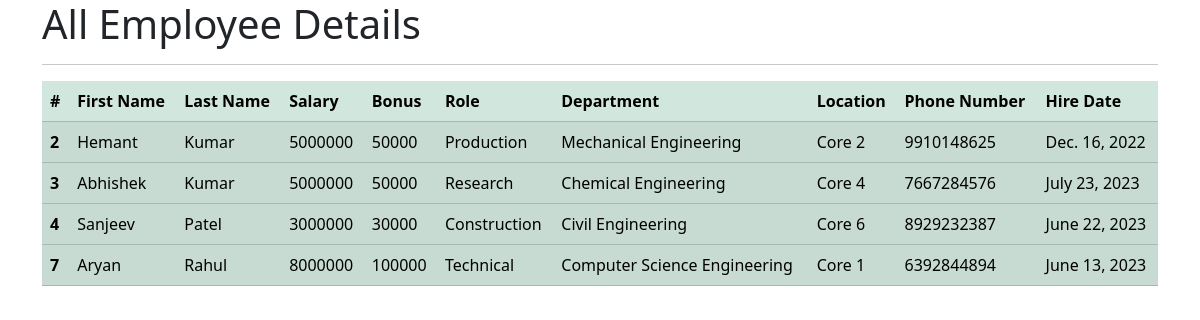
The app's page /all_emp with its own data.
### emp_app/models.py (models this page shows, shortened)
class Employee(models.Model):
    first_name = models.CharField(max_length=100, null=False)
    last_name = models.CharField(max_length=100)
    dept = models.ForeignKey(Department, on_delete=models.CASCADE)
    salary = models.IntegerField(default=0)
    bonus = models.IntegerField(default=0)
    role = models.ForeignKey(Role, on_delete=models.CASCADE)
    phone = models.IntegerField(default=0)
    hire_date = models.DateField()
    def __str__(self):
        return "%s %s %s" %(self.first_name, self.last_name, self.phone)

class Role(models.Model):
    name = models.CharField(max_length=100, null=False)

class Department(models.Model):
    name = models.CharField(max_length=100, null=False)
    location = models.CharField(max_length=100)

### emp_app/views.py (the view)
# urls.py: path('all_emp', views.all_emp, name='all_emp'),
def all_emp(request):
    emps = Employee.objects.all()
    context = {
        'emps': emps
    }
    print(context)
    return render(request, 'all_emp.html', context)

### emp_app/templates/all_emp.html (shortened to what this page needs)
<!DOCTYPE html>
<html lang="en">
<head>
    <link href="https://cdn.jsdelivr.net/npm/bootstrap@5.3.1/dist/css/bootstrap.min.css" rel="stylesheet">
</head>
<body>
    <div class="container">
        <h1>All Employee Details</h1>
        <hr>
        <table class="table table-success table-striped">
          <thead>
            <tr>
              <th scope="col">#</th>
              <th scope="col">First Name</th>
              <th scope="col">Last Name</th>
              <th scope="col">Salary</th>
              <th scope="col">Bonus</th>
              <th scope="col">Role</th>
              <th scope="col">Department</th>
              <th scope="col">Location</th>
              <th scope="col">Phone Number</th>
              <th scope="col">Hire Date</th>
            </tr>
          </thead>
                {% for emp in emps %}
          <tbody>
            <tr>
              <th scope="row">{{emp.id}}</th>
              <td>{{emp.first_name}}</td>
              <td>{{emp.last_name}}</td>
              <td>{{emp.salary}}</td>
              <td>{{emp.bonus}}</td>
              <td>{{emp.role.name}}</td>
              <td>{{emp.dept.name}}</td>
              <td>{{emp.dept.location}}</td>
              <td>{{emp.phone}}</td>
              <td>{{emp.hire_date}}</td>
            </tr>
          </tbody>
            {% endfor %}
        </table>
    </div>
  </body>
</html>

### records on screen
Employee: id "2", first_name "Hemant", last_name "Kumar", salary "5000000", bonus "50000", role.name "Production", dept.name "Mechanical Engineering", dept.location "Core 2", phone "9910148625", hire_date "Dec. 16, 2022"
Employee: id "3", first_name "Abhishek", last_name "Kumar", salary "5000000", bonus "50000", role.name "Research", dept.name "Chemical Engineering", dept.location "Core 4", phone "7667284576", hire_date "July 23, 2023"
Employee: id "4", first_name "Sanjeev", last_name "Patel", salary "3000000", bonus "30000", role.name "Construction", dept.name "Civil Engineering", dept.location "Core 6", phone "8929232387", hire_date "June 22, 2023"
Employee: id "7", first_name "Aryan", last_name "Rahul", salary "8000000", bonus "100000", role.name "Technical", dept.name "Computer Science Engineering", dept.location "Core 1", phone "6392844894", hire_date "June 13, 2023"
